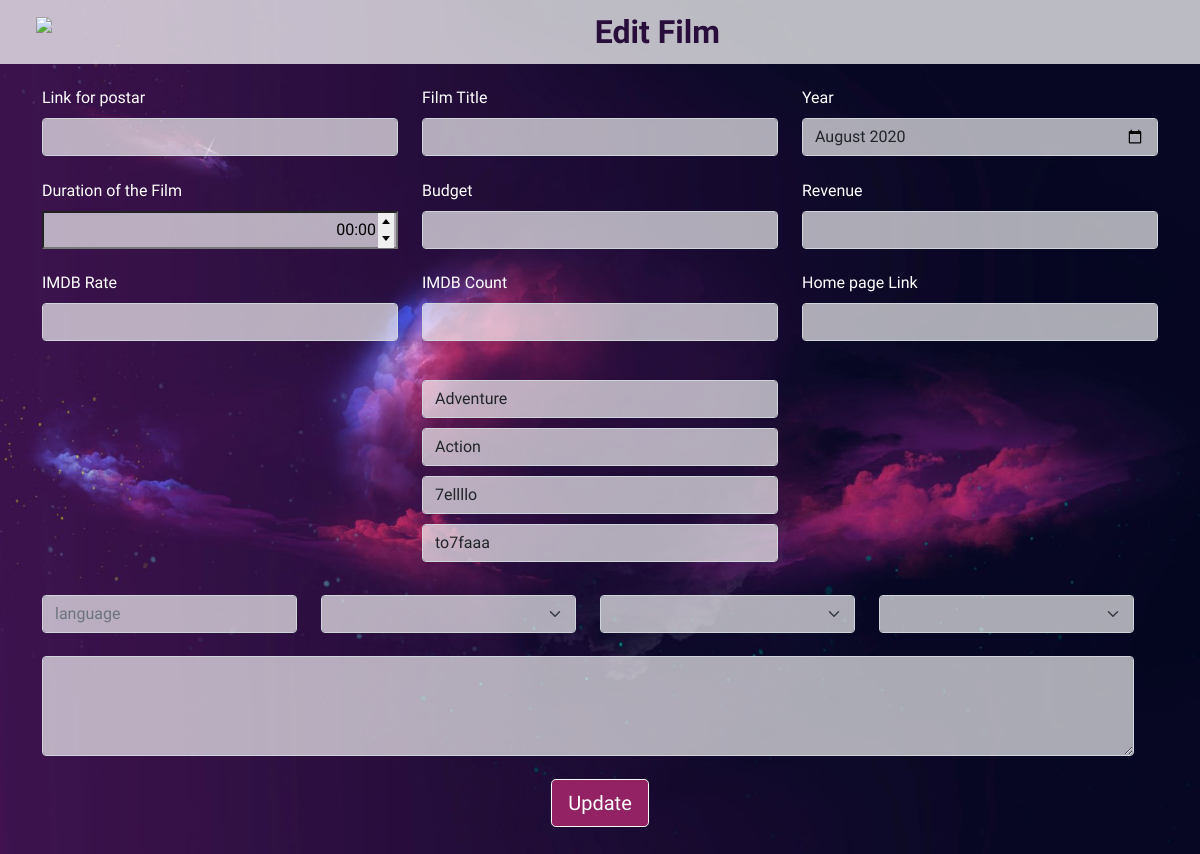
/EditFilm/EditFilm.php, run on the app's committed database.
### tables this page shows
CREATE TABLE `genre` (
  `ID` int(11) NOT NULL,
  `GENRE_TYPE` varchar(100) NOT NULL
);

### Database.php (called while the page is built, shortened)
<?php
class Database {
	private $_connection;
	private static $_instance;
	private $_host = "localhost";
	private $_username = "root";
	private $_password = "";
	private $_database = "notflixdata";
	public static function getInstance() {
		if(self::$_instance === null) {
			self::$_instance = new self();
		}
		return self::$_instance;
	}
	private function __construct() {
		$this->_connection = new mysqli($this->_host, $this->_username,$this->_password, $this->_database);
	}
	public function getConnection() {
		return $this->_connection;
	}
}
?>

### control.php (called while the page is built, shortened)
<?php
require('Database.php');
class Movie
{
  private $_conn;
  public function __construct()
  {
    $DB_opt = Database::getInstance();
    $this->_conn = $DB_opt->getConnection();
  }
  public function Retrievegenretofilm($FilmID)
  {
    $qury = ("SELECT ID,GENRE_TYPE FROM GENRE, GENRE_RELATION_MOVIE  WHERE ID = GENRE_ID AND MOVIE_ID ='$FilmID'");
    return $result = mysqli_query($this->_conn, $qury);
  }
  public function getDirectorforMovie($ID)
  {
    $qury = "SELECT FNAME,LNAME From director D , MOVIE M WHERE M.Director_ID = D.ID AND M.ID = '$ID' ";
    return $result = mysqli_query($this->_conn, $qury);
  }
  public function getPrizeforMovie($ID)
  {
    $qury = "SELECT TITLE, TYPE_OF_PRTIZE From PRIZE P, MOVIE M WHERE M.PRIZE_WON_ID = P.ID AND M.ID = '$ID' ";
    return $result = mysqli_query($this->_conn, $qury);
  }
  public function getStoryforMovie($ID)
  {
    $qury = "SELECT STORY_NAME From STORY S, MOVIE M WHERE M.STORY_ID = S.STORY_ID AND M.ID = '$ID' ";
    return $result = mysqli_query($this->_conn, $qury);
  }
  public function getDirector()
  {
    $qury = "SELECT DISTINCT ID,FNAME,LNAME From director";
    return $result = mysqli_query($this->_conn, $qury);
  }
  public function getstory()
  {
    $qury = "SELECT DISTINCT STORY_ID,STORY_NAME From story";
    return $result = mysqli_query($this->_conn, $qury);
  }
  public function getprize()
  {
    $qury = "SELECT DISTINCT ID,TITLE,TYPE_OF_PRTIZE From prize";
    return $result = mysqli_query($this->_conn, $qury);
  }
  public function getMoviewithId($ID)
  {
    $qury = "SELECT * from movie where ID=" . "'$ID'";
    return $reselt = mysqli_query($this->_conn, $qury);
  }
}
?>

### EditFilm/EditFilm.php (the view, shortened to what this page needs)
<?php
include '../control.php';
$movie1 = new movie;
$id = filter_input(INPUT_GET, 'id', FILTER_SANITIZE_NUMBER_INT);
$movie = new movie;
$reselt = $movie->getMoviewithId($id);
$data = mysqli_fetch_assoc($reselt);
$reselt2 = $movie->Retrievegenretofilm($id);
$reselt4 = $movie->getDirectorforMovie($id);
$reselt5 = $movie->getPrizeforMovie($id);
$reselt6 = $movie->getStoryforMovie($id);
$director = mysqli_fetch_assoc($reselt4);
$prize = mysqli_fetch_assoc($reselt5);
$story = mysqli_fetch_assoc($reselt6);
?>
<!DOCTYPE html>
<html lang="en">
<head>
    <link href="https://cdn.jsdelivr.net/npm/bootstrap@5.0.0-beta1/dist/css/bootstrap.min.css" rel="stylesheet">
    <link rel="stylesheet" href="../CSS/AddFilm.css">
</head>
<body>
    <nav class="navbar navbar-light ">
        <div class="navbar-brand">
            <img class="d-inline-block align-top" src="https://img.icons8.com/nolan/50/movie.png" />
        </div>
        <div class="head">
            Edit Film
        </div>
    </nav>
    <form method="POST" action="Edit.php?id=<?= $data['ID'] ?> " enctype="multipart/form-data">
        <div class="container">
            <div class="row ">
                <div class="col-sm form-group">
                    <label class="form-label" for="title">Link for postar</label>
                    <input type="text" class="form-control" required name="postar" id="postar" value=<?= $data['POSTER'] ?>>
                </div>
                <div class="col-sm form-group">
                    <label class="form-label" for="title">Film Title </label>
                    <input type="text" class="form-control" required name="title" id="title" value=<?= $data['NAME_MOVIE'] ?>>
                </div>
                <div class="col-sm form-group">
                    <label for="example-month-input" class="form-label">Year</label>
                    <input class="form-control" type="month" value="2020-08" required name="year" id="example-month-input" value=<?= $data['YEAR'] ?>>
                </div>
            </div>
            <div class="row ">
                <div class="col-12 col-lg-4 form-group">
                    <label class="form-label" for="Duration">Duration of the Film </label>
                    <input type="text" class="form-control html-duration-picker" name="duration" required id="Duration" data-hide-seconds value=<?= $data['DURATION_MIN'] ?>>
                </div>
                <div class="col-12 col-lg-4 form-group">
                    <label class="form-label" for="Buget">Budget </label>
                    <input type="number" class="form-control" id="Buget" required name="buget" value=<?= $data['BUDGET'] ?>>
                </div>
                <div class="col-12 col-lg-4 form-group">
                    <label for="Revenue" class="form-label">Revenue</label>
                    <input class="form-control" type="number" id="Revenue" required name="revenue" value=<?= $data['REVENUE'] ?>>
                </div>
            </div>
            <div class="row ">
                <div class="col-12 col-lg-4 form-group">
                    <label class="form-label" for="rate">IMDB Rate </label>
                    <input type="number" class="form-control" id="rate" required name="rate" value=<?= $data['IMDB_RATE'] ?>>
                </div>
                <div class="col-12 col-lg-4 form-group ">
                    <label for="Count" class="form-label">IMDB Count</label>
                    <input class="form-control" type="number" id="Count" required name="count" value=<?= $data['IMDB_RATE_COUNT'] ?>>
                </div>
                <div class="col-12 col-lg-4 form-group ">
                    <label for="Count" class="form-label">Home page Link</label>
                    <input class="form-control" type="text" id="Count" required name="link" value=<?= $data['HOME_PAGE_LINK'] ?>>
                </div>
            </div>
            <div class="row ">
                <div class="col-12 col-lg-4 form-group">
                </div>
                <div class="col-12 col-lg-4 form-group">
                    <div class="row">
                        <div class="col-12">
                            <?php
                            $i=1;
                            while ($genre = mysqli_fetch_assoc($reselt2)) {
                            ?>
                            <input type="text" class="form-control" required name="genre<?=$i?>" id="G1" style="margin-top:10px;" placeholder="Genre" value=<?= $genre['GENRE_TYPE'] ?>>
                            <?php
                            $i=$i+1;
                            }
                            ?>
                        </div>
                    </div>
                </div>
                <div class="col-12 col-lg-4 form-group ">
                </div>
            <div class="row ">
                <div class="col-12 col-lg-3 form-group">
                <input type="text" class="form-control" required name="language" style="margin-top:10px" placeholder="language" value=<?= $data['LANGUAGE_MOBIE'] ?>>
                </div>
                <div class="col-12 col-lg-3 form-group">
                    <select class="form-select form-control" aria-label="Default select example" required name="Director">
                        <option selected><?=$director['FNAME']?><?=$director['LNAME']?></option>
                        <?php
                        $records =  $movie1->getDirector();
                        while ($data1 = mysqli_fetch_array($records)) {
                            if($director['FNAME'] != $data1['FNAME'] && $director['LNAME'] != $data1['LNAME'])
                            echo "<option value='" . $data1['ID'] . "'>" . $data1['FNAME'] . $data1['LNAME'] . "</option>";
                        }
                        ?>
                    </select>
                </div>
                <div class="col-12 col-lg-3 form-group ">
                    <select class="form-select form-control" aria-label="Default select example" name="story">
                        <option selected><?= $story['STORY_NAME'] ?></option>
                        <?php
                        $records =  $movie1->getstory();
                        while ($data1 = mysqli_fetch_array($records)) {
                            if($story['STORY_NAME'] != $data1['STORY_NAME'] )
                            echo "<option value='" . $data1['STORY_ID'] . "'>" . $data1['STORY_NAME'] . "</option>";
                        }
                        ?>
                    </select>
                </div>
                <div class="col-12 col-lg-3 form-group ">
                    <select class="form-select form-control" aria-label="Default select example" required name="prize">
                        <option selected><?= $prize['TITLE'] ?><?= $prize['TYPE_OF_PRTIZE'] ?></option>
                        <?php
                        $records =  $movie1->getprize();
                        while ($data1 = mysqli_fetch_array($records)) {
                            if($prize['ID'] != $data1['ID'] )
                            echo "<option value='" . $data1['ID'] . "'>" . $data1['TITLE'] . "</option>";
                        }
                        ?>
                    </select>
                </div>
            </div>
            <div class="row ">
                <div class="form-floating">
                    <textarea class="form-control" placeholder="Leave a comment here" id="floatingTextarea2" style="height: 100px" required name="description"><?= $data['DESCRIPTION_OF_MOVIE'] ?> </textarea>
                    <label for="floatingTextarea2" ></label>
                </div>
            </div>
            <div class="text-center ">
                <button type="submit" class="btn btn-lg btn-light" name="submit">Update</button>
            </div>
        </div>
        </div>
    </form>
</body>
</html>

### CSS/AddFilm.css (style rules this page uses)
body { background-image: url("../images/outer-space-background.jpg"); background-position: center; background-repeat: no-repeat; background-size: cover; min-height: 500px; font-family: 'Langar', cursive; }
.navbar { background-color: #ffffffb9; font-family: 'Langar', cursive; font-size: xx-large; font-weight: bold; color:rgb(41 14 60); }
.navbar-brand { margin-left:3%; }
.head { margin-right:40% ; }
.form-label { color: white; }
.row { margin-top: 2%; }
.form-select { margin-top: 4%; }
#Duration { padding: 5px 20px 5px 2px; background-color: rgba(255, 255, 255, 0.658); }
.container { margin-bottom: 40px; }
.text-center { margin-top: 2%; }
.btn { background-color:#922264 ; color: white; }
.form-control { background-color: rgba(255, 255, 255, 0.658); }

### data on the page
genre: genre1 "Adventure"
genre: genre2 "Action"
genre: genre3 "7ellllo"
genre: GENRE_TYPE "to7faaa"
